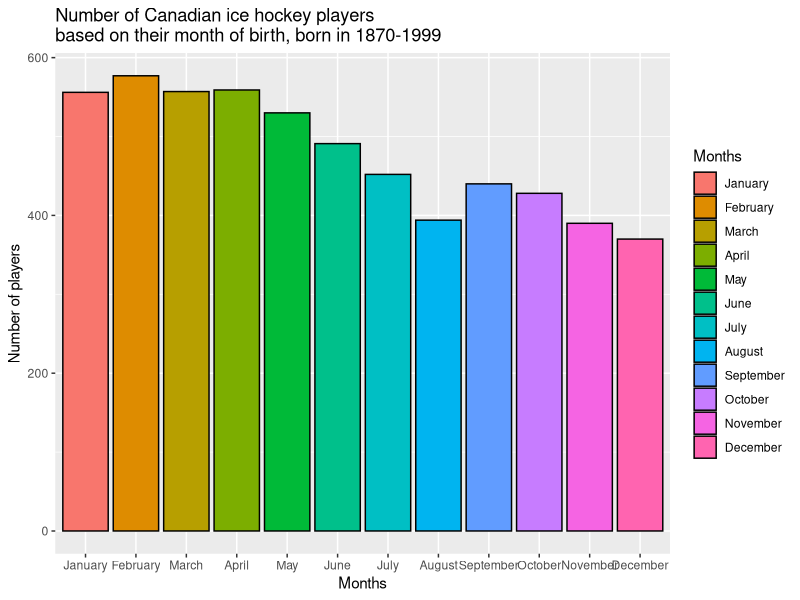
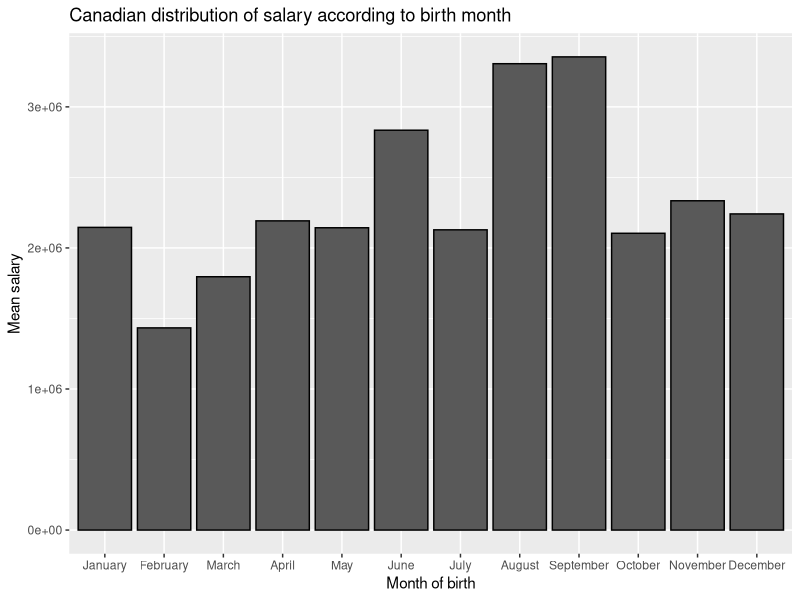

The R source for these figures, in order:
setwd("C:/Users/Reina Borst/Desktop/UCU sem 4/Data Analysis for LAS/Group Project")
library(tidyverse)
library(plyr)

salary_canada <- read.csv('salary_canada.csv')
salary_finland <- read.csv('salary_finland.csv')
salary_sweden <- read.csv('salary_finland.csv')
salary_usa <- read.csv('salary_usa.csv')

#copy birth months plot Canada
canadians2 <- read.csv('new_canada_only2.csv')

canadians_adapted <- canadians2 %>% 
  mutate(
    dates = as.Date(birthDate),
    months = format(dates,'%m')
  )

canadians_adapted <- canadians_adapted %>%
  mutate( 
    month_text = case_when( 
      months == '01' ~ 'January', 
      months == '02' ~ 'February', 
      months == '03' ~ 'March', 
      months == '04' ~ 'April', 
      months == '05' ~ 'May', 
      months == '06' ~ 'June', 
      months == '07' ~ 'July', 
      months == '08' ~ 'August', 
      months == '09' ~ 'September', 
      months == '10' ~ 'October', 
      months == '11' ~ 'November', 
      months == '12' ~ 'December' 
    ) 
  )

canadians_adapted$month_text <- factor(canadians_adapted$month_text, levels = c("January", "February", "March", "April", "May", "June", "July", "August", "September", "October", "November", "December"))

ggplot() +
  geom_bar(data=canadians_adapted, mapping=aes(x=month_text, fill=month_text), colour='black') +
  scale_fill_brewer(palette="Set3") +
  scale_fill_discrete(name="Months") +
  labs(title = "Number of Canadian ice hockey players \nbased on their month of birth, born in 1870-1999", x = "Months", y = "Number of players")

#compute mean salaries per month
can_salary_adapted <- salary_canada %>% 
  mutate(
    dates = as.Date(Born),
    months = format(dates,'%m'),
    month_text = case_when( 
      months == '01' ~ 'January', 
      months == '02' ~ 'February', 
      months == '03' ~ 'March', 
      months == '04' ~ 'April', 
      months == '05' ~ 'May', 
      months == '06' ~ 'June', 
      months == '07' ~ 'July', 
      months == '08' ~ 'August', 
      months == '09' ~ 'September', 
      months == '10' ~ 'October', 
      months == '11' ~ 'November', 
      months == '12' ~ 'December' 
    ) 
  )

salary_can_jan <- subset(can_salary_adapted, month_text == "January") 
salary_can_feb <- subset(can_salary_adapted, month_text == "February")
salary_can_mar <- subset(can_salary_adapted, month_text == "March")
salary_can_apr <- subset(can_salary_adapted, month_text == "April")
salary_can_may <- subset(can_salary_adapted, month_text == "May")
salary_can_jun <- subset(can_salary_adapted, month_text == "June")
salary_can_jul <- subset(can_salary_adapted, month_text == "July")
salary_can_aug <- subset(can_salary_adapted, month_text == "August")
salary_can_sep <- subset(can_salary_adapted, month_text == "September")
salary_can_oct <- subset(can_salary_adapted, month_text == "October")
salary_can_nov <- subset(can_salary_adapted, month_text == "November")
salary_can_dec <- subset(can_salary_adapted, month_text == "December")

mean_sal_jan = mean(salary_can_jan$Salary, na.rm = TRUE)
mean_sal_feb = mean(salary_can_feb$Salary, na.rm = TRUE)
mean_sal_mar = mean(salary_can_mar$Salary, na.rm = TRUE)
mean_sal_apr = mean(salary_can_apr$Salary, na.rm = TRUE)
mean_sal_may = mean(salary_can_may$Salary, na.rm = TRUE)
mean_sal_jun = mean(salary_can_jun$Salary, na.rm = TRUE)
mean_sal_jul = mean(salary_can_jul$Salary, na.rm = TRUE)
mean_sal_aug = mean(salary_can_aug$Salary, na.rm = TRUE)
mean_sal_sep = mean(salary_can_sep$Salary, na.rm = TRUE)
mean_sal_oct = mean(salary_can_oct$Salary, na.rm = TRUE)
mean_sal_nov = mean(salary_can_nov$Salary, na.rm = TRUE)
mean_sal_dec = mean(salary_can_dec$Salary, na.rm = TRUE)

mean_sal_year <- c(mean(salary_can_jan$Salary, na.rm = TRUE), mean_sal_feb = mean(salary_can_feb$Salary, na.rm = TRUE), mean(salary_can_mar$Salary, na.rm = TRUE), mean(salary_can_apr$Salary, na.rm = TRUE), mean(salary_can_may$Salary, na.rm = TRUE), mean(salary_can_jun$Salary, na.rm = TRUE), mean(salary_can_jul$Salary, na.rm = TRUE), mean(salary_can_aug$Salary, na.rm = TRUE), mean(salary_can_sep$Salary, na.rm = TRUE), mean(salary_can_oct$Salary, na.rm = TRUE), mean(salary_can_nov$Salary, na.rm = TRUE), mean(salary_can_dec$Salary, na.rm = TRUE))
months_for_plot <- c('January', 'February', 'March', 'April', 'May', 'June', 'July', 'August', 'September', 'October', 'November', 'December')
ordered_months <- factor(months_for_plot, levels=c('January', 'February', 'March', 'April', 'May', 'June', 'July', 'August', 'September', 'October', 'November', 'December'), ordered=TRUE)

#Attempt to plot salary against birth months
ggplot() +
  geom_bar(stat="identity", mapping=aes(x=ordered_months, y=mean_sal_year), colour='black') +
  labs(title = "Canadian distribution of salary according to birth month", x = "Month of birth", y = "Mean salary")
